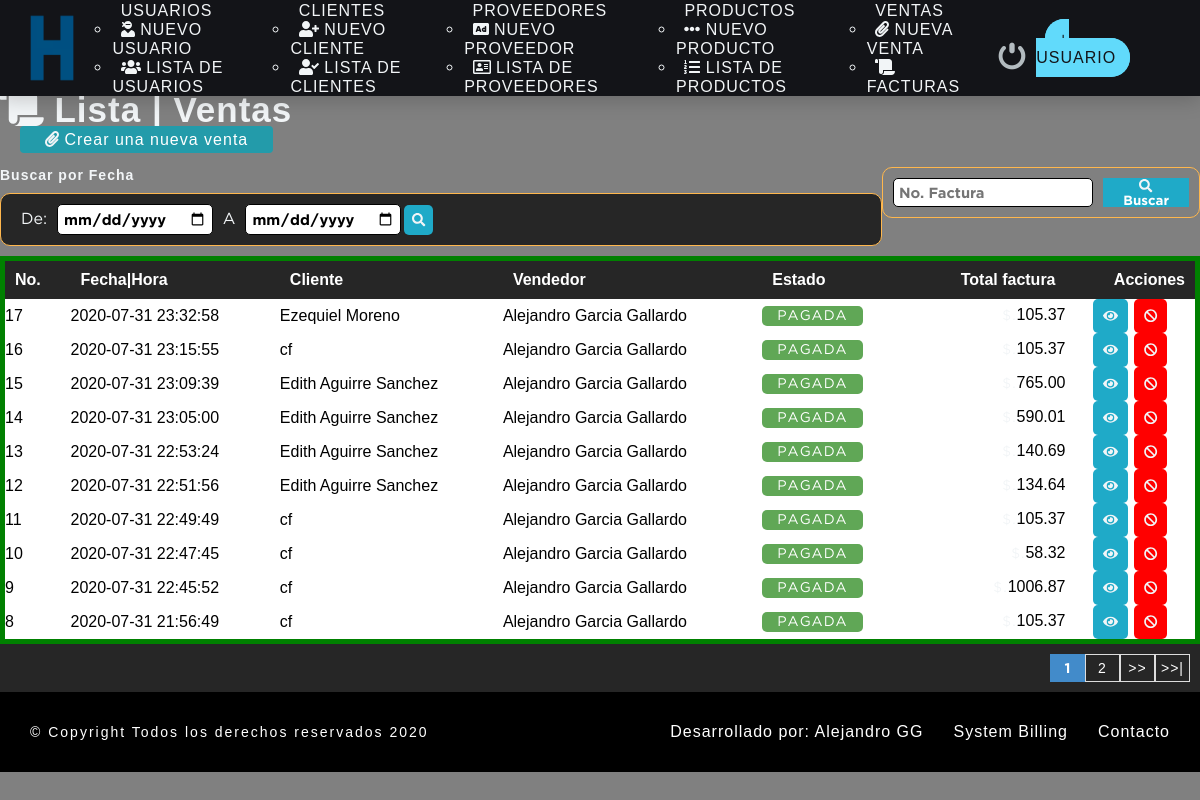
The app's page /sistema/ventas.php (signed in) with its own data.
### tables this page shows
CREATE TABLE `factura` (
  `nofactura` bigint(11) NOT NULL,
  `fecha` datetime NOT NULL DEFAULT current_timestamp(),
  `usuario` int(11) DEFAULT NULL,
  `codcliente` int(11) DEFAULT NULL,
  `totalfactura` decimal(10,2) DEFAULT NULL,
  `estatus` int(11) NOT NULL DEFAULT 1
);

CREATE TABLE `cliente` (
  `idcliente` int(11) NOT NULL,
  `nit` varchar(11) DEFAULT NULL,
  `nombre` varchar(80) DEFAULT NULL,
  `telefono` bigint(11) DEFAULT NULL,
  `direccion` text DEFAULT NULL,
  `dateadd` datetime NOT NULL DEFAULT current_timestamp(),
  `usuario_id` int(11) NOT NULL,
  `estatus` int(11) NOT NULL DEFAULT 1
);

CREATE TABLE `usuario` (
  `idusuario` int(11) NOT NULL,
  `nombre` varchar(50) DEFAULT NULL,
  `correo` varchar(100) DEFAULT NULL,
  `usuario` varchar(15) DEFAULT NULL,
  `clave` varchar(100) DEFAULT NULL,
  `rol` int(11) DEFAULT NULL,
  `estatus` int(11) NOT NULL DEFAULT 1
);

### sistema/ventas.php (the view, shortened to what this page needs)
<?php
include "../conexion.php";
?>
<!DOCTYPE html>
<html lang="en">
<head>
	<?php
	include "includes/scripts.php";
	?>
</head>
<body>
	<?php
	include "includes/nav.php"
	?><br><br>
	<br>
	<br>
	<br>
	<section id="container">
	<h1><i class="fas fa-scroll"></i> Lista | Ventas</h1>
	<br>
	<a href="nueva_venta.php" class="btn_new"><i class="fas fa-paperclip"></i> Crear una nueva venta</a>
	<br>
    <br>
<form action="buscar_venta.php" method="get" class="form_search">
	<input type="text" name="busqueda" id="busqueda" placeholder="No. Factura">
	<button type="submit" class="btn_search"><i class="fas fa-search"></i> Buscar</button>
</form>
     <div>
     	<h5>Buscar por Fecha</h5>
     	<form action="buscar_venta.php" method="get" class="form_search_date">
     		<label>De: </label>
     		<input type="date" name="fecha_de" id="fecha_de" required>
     		<label> A </label>
     		<input type="date" name="fecha_a" id="fecha_a" required>
     	    <button type="submit" class="btn_view"><i class="fas fa-search"></i></button>
     	</form>
     </div>
	<table>
		<tr>
			<th>No.</th>
			<th>Fecha|Hora</th>
			<th>Cliente</th>
			<th>Vendedor</th>
			<th>Estado</th>
			<th class="textright">Total factura</th>
			<th class="textright">Acciones</th>
		</tr>
		<?php
		$sql_register = mysqli_query($conection, "SELECT COUNT(*) AS total_registro FROM factura Where estatus != 10");
		$result_register = mysqli_fetch_array($sql_register);
		$total_registro = $result_register['total_registro'];
		$por_pagina = 10;
		if(empty($_GET['pagina'])){
			$pagina = 1;
		}
		else{
			$pagina = $_GET['pagina'];
		}
		$desde = ($pagina-1) * $por_pagina;
		 $total_paginas = ceil($total_registro / $por_pagina);
		$query = mysqli_query($conection,"SELECT f.nofactura,f.fecha,f.totalfactura,f.codcliente,f.estatus,u.nombre as vendedor, cl.nombre as cliente FROM factura as f
			INNER JOIN usuario u
			ON f.usuario = u.idusuario
			INNER JOIN cliente as cl
			ON f.codcliente = cl.idcliente
			WHERE f.estatus != 10
			ORDER BY f.fecha DESC LIMIT $desde,$por_pagina");
		$result = mysqli_num_rows($query);
		if($result > 0)
		{
			while ($data= mysqli_fetch_array($query))
			{
				if($data['estatus'] == 1)
				{
					$estatus = '<span class="pagada">PAGADA</span>' ;
				}
				else{
                    $estatus = '<span class="anulada">ANULADA</span>';
				}
			?>
		<tr id="row_<?php echo $data['nofactura']; ?>">
			<td><?php echo $data['nofactura']; ?></td>
			<td><?php echo $data['fecha'];?></td>
			<td><?php echo $data['cliente']; ?></td>
			<td><?php echo $data['vendedor']; ?></td>
			<td class="estado"><?php echo $estatus ?></td>
			<td class="textright"><span>$.</span><?php echo $data['totalfactura']; ?></td>
			<td>
			<div class="div_acciones">
				<div>
					<button class="btn_view view_factura" type="button" cl="<?php echo $data['codcliente']; ?>" f="<?php echo $data['nofactura'] ?>"> <i class="fas fa-eye"></i></button>
				</div>
				<?php if($_SESSION['rol'] == 1 || $_SESSION['rol'] == 2){
					if($data['estatus'] ==1)
					{
                     ?>
				<div class="div_factura">
					<button class="btn_anular anular_factura" fac="<?php echo $data['nofactura']; ?>"><i class="fas fa-ban"></i></button>
				</div>
					<?php
				     	}else{
				 ?>
				 <div class="div_factura">
					<button type="button" class="btn_anular inactive"><i class="fas fa-ban"></i></button>
				</div>
			<?php }
		        } ?>
			</div>
			</td>
		</tr>
	<?php
		}
	  }
	?>
	</table>
	<div class ="paginador">
		<ul>
			<?php
           for ($i=1; $i <= $total_paginas; $i++) {
           	if($i == $pagina)
           	{
             echo '<li class="pageselected">'.$i.'</li>';
           	}else{
           	echo '<li><a href="?pagina='.$i.'">'.$i.'</a></li>';
           }
           }
           if($pagina != $total_paginas)
           {
			?>
			<li><a href="?pagina=<?php echo $pagina+1; ?>">>></a></li>
			<li><a href="?pagina=<?php echo $total_paginas; ?>">>>|</a></li>
			<?php
             }
			?>
		</ul>
	</div>
	</section>
	<?php
	include "includes/footer.php"
	?>
</body>
</html>

### sistema/css/style.css (style rules this page uses)
* { margin: 0; padding: 0; color: #f2f5f7; box-sizing: border-box; font-family: 'GothamBold', cursive; }
body { background: gray; margin: 0; padding: 0; }
h1, h2, h3, h4, h5, h6 { font-family: 'arial'; font-weight: bold; letter-spacing: 1px; }
h1 { font-size: 26px; }
h5 { font-size: 14px; }
a { text-decoration: none; font-family: arial; letter-spacing: 1px; }
span { font-family: 'GothamBook'; letter-spacing: 1px; font-size: 14px; line-height: 20px; }
body { overflow-x: hidden; }
form { background: #262626; color:gray; margin: auto; padding: 20px 50px; border: 1px solid #ffb74d; }
label { display: block; font-size: 12pt; font-family: 'GothamBook'; margin: 15px auto 5px auto; }
input,select { display: block; width: 100%; font-size: 11pt; padding: 5px; border: 1px solid #000000; border-radius: 5px; color: black; }
#container h1 { font-size: 35px; display:inline-block; }
.btn_new { display: auto; background: #239baa; color: white; padding: 5px 25px; border-radius: 4px; margin: 20px; }
table { border-collapse: collapse; font-size: 12pt; font-family: 'arial'; width: 100%; border: green 5px solid }
td { background: #fff; color: #000000; border: green 5px solid font-size: 12pt; font-family: 'arial'; }
table th { text-align: left; padding: 10px; background:#262626; color:#fff; font-size: 12pt; font-family: 'arial'; }
table tr:nth-child(odd) { background: #c88719; }
.paginador ul { padding: 10px; list-style: none; background: #262626; display: -webkit-flex; display: -moz-flex; display: -o-flex ; display: flex; justify-content: flex-end; }
.paginador a, .pageselected { color: #fff; border:1px solid #ddd; padding: 5px; display: inline-block; font-size: 14px; text-align:center; width: 35px; }
.pageselected { color: #fff; background: #428bca; border: 1px solid #428bca; }
.form_search { display: -webkit-flex; display: -moz-flex; display: -o-flex ; display: flex; float: right; background: initial; padding: 10px; border-radius: 10px; }
.form_search .btn_search { background: #1faac8; color: #fff; padding: 0 20px; border: 0; cursor:pointer; margin-left: 10px; }
.textright { text-align: right; }
.btn_anular { background-color: #f36a6a; border: 0; border-radius: 5px; cursor: pointer; padding: 10px; margin: 0 3px; color: #FFF; }
.form_search_date { padding:10px; display: flex; justify-content: flex-start; align-items: center; border-radius: 10px; margin: 10px auto; }
.form_search_date label { margin: 0 10px; }
.form_search_date input { width:auto; }
.form_search_date .btn_view { padding: 8px; }
.btn_view { background-color: #1faac8; border: 0; border-radius: 5px; cursor: pointer; padding: 10px; margin: 0 3px; color #FFF; }
.div_acciones { display: -webkit-flex; display: -moz-flex; display: -ms-flex; display: -o-flex; display: flex; justify-content: center; }
.pagada, .anulada { color: #FFF; background: #60a756; text-align: center; border-radius: 5px; padding: 4px 15px; }
.btn_anular { background:red; }

### records on screen
factura: nofactura "17", fecha "2020-07-31 23:32:58", codcliente.nombre "Ezequiel Moreno", usuario.nombre "Alejandro Garcia Gallardo", estatus "PAGADA", totalfactura "105.37"
factura: nofactura "16", fecha "2020-07-31 23:15:55", codcliente.nombre "cf", usuario.nombre "Alejandro Garcia Gallardo", estatus "PAGADA", totalfactura "105.37"
factura: nofactura "15", fecha "2020-07-31 23:09:39", codcliente.nombre "Edith Aguirre Sanchez", usuario.nombre "Alejandro Garcia Gallardo", estatus "PAGADA", totalfactura "765.00"
factura: nofactura "14", fecha "2020-07-31 23:05:00", codcliente.nombre "Edith Aguirre Sanchez", usuario.nombre "Alejandro Garcia Gallardo", estatus "PAGADA", totalfactura "590.01"
factura: nofactura "13", fecha "2020-07-31 22:53:24", codcliente.nombre "Edith Aguirre Sanchez", usuario.nombre "Alejandro Garcia Gallardo", estatus "PAGADA", totalfactura "140.69"
factura: nofactura "12", fecha "2020-07-31 22:51:56", codcliente.nombre "Edith Aguirre Sanchez", usuario.nombre "Alejandro Garcia Gallardo", estatus "PAGADA", totalfactura "134.64"
factura: nofactura "11", fecha "2020-07-31 22:49:49", codcliente.nombre "cf", usuario.nombre "Alejandro Garcia Gallardo", estatus "PAGADA", totalfactura "105.37"
factura: nofactura "10", fecha "2020-07-31 22:47:45", codcliente.nombre "cf", usuario.nombre "Alejandro Garcia Gallardo", estatus "PAGADA", totalfactura "58.32"
factura: nofactura "9", fecha "2020-07-31 22:45:52", codcliente.nombre "cf", usuario.nombre "Alejandro Garcia Gallardo", estatus "PAGADA", totalfactura "1006.87"
factura: nofactura "8", fecha "2020-07-31 21:56:49", codcliente.nombre "cf", usuario.nombre "Alejandro Garcia Gallardo", estatus "PAGADA", totalfactura "105.37"
